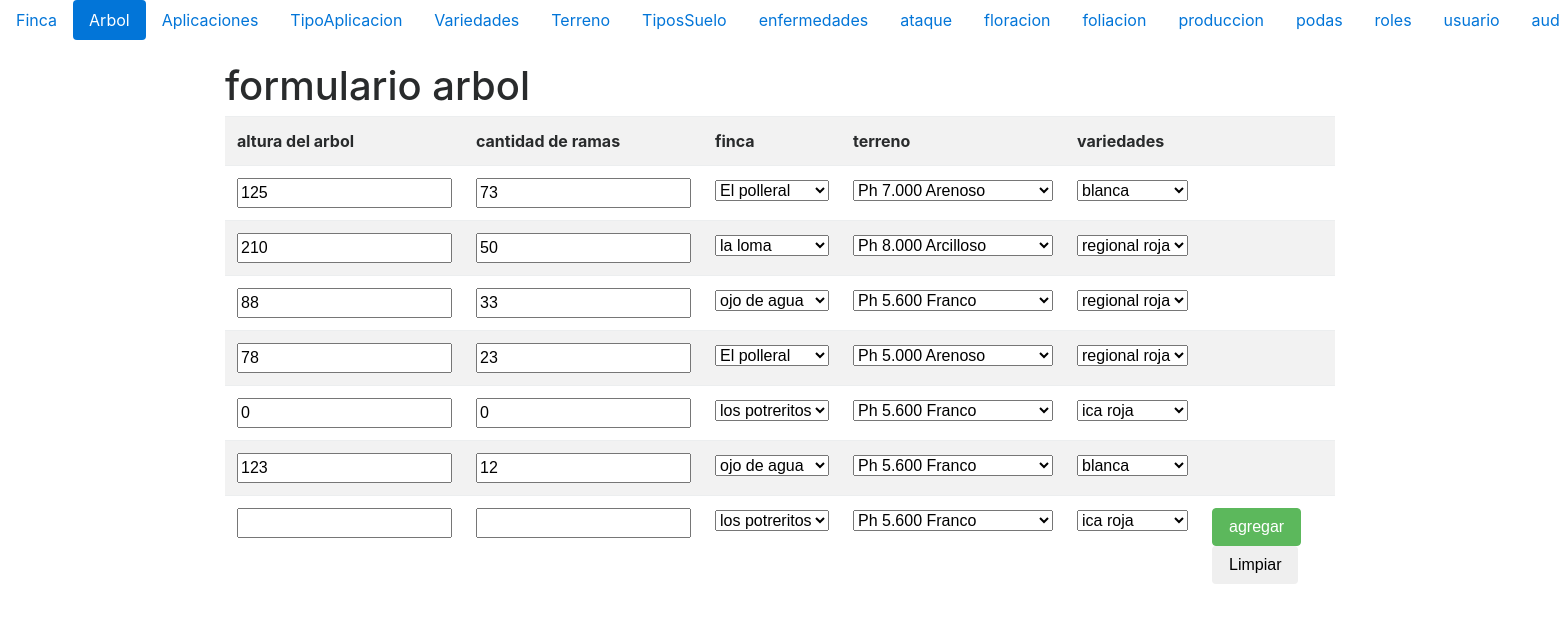
/formularioarbol.php (signed in), run on the app's committed database.
### tables this page shows
CREATE TABLE `arbol` (
  `idarbol` int(11) NOT NULL,
  `alturaarbol` smallint(6) NOT NULL,
  `cantidadderamasarbol` tinyint(4) NOT NULL,
  `idfincaarbol` smallint(3) NOT NULL,
  `idterrenoarbol` tinyint(3) NOT NULL,
  `idvariedadesarbol` tinyint(3) NOT NULL
);

CREATE TABLE `finca` (
  `idfinca` smallint(3) NOT NULL,
  `areafinca` mediumint(3) NOT NULL,
  `msnmfinca` smallint(3) NOT NULL,
  `nombrefinca` varchar(60) NOT NULL,
  `ubicacionfinca` point NOT NULL,
  `propietariofinca` varchar(60) NOT NULL
);

CREATE TABLE `variedades` (
  `idvariedades` tinyint(3) NOT NULL,
  `nombrevariedades` varchar(70) NOT NULL
);

### arbol.php (called while the page is built, shortened)
<?php
  class arbol {
      private $_conexion;
      private $_paginacion =10;
      function __construct ($conexion,$idarbol,$alturaarbol,$cantidadderamasarbol,$idfincaarbol,$idterrenoarbol,$idvariedadesarbol){
          $this->_conexion=$conexion;
        }
    function getRol($idusuario){
        $roles=mysqli_query($this->_conexion, "SELECT ".static::class."roles AS elpermiso FROM roles WHERE idRoles IN(SELECT idrolUsuario FROM usuario WHERE idusuario =$idusuario)") or die (mysqli_error($this->_conexion));
        $unregistro=mysqli_fetch_array($roles);
        return $unregistro['elpermiso'];
    }
    function listar ($pagina){
        if ($pagina<=0){
            $listado=mysqli_query($this->_conexion,"SELECT * FROM arbol ORDER BY idarbol") or die (mysqli_error($this->_conexion));
        }else{
            $paginacionMax = $pagina *$this->_paginacion;
            $paginacionMin = $paginacionMax - $this->_paginacion;
            $listado=mysqli_query($this->_conexion,"SELECT* FROM arbol ORDER BY idarbol LIMIT $paginacionMin, $paginacionMax") or die (mysqli_error($this->conexion));
        }
        return $listado;
    }
  }
 ?>

### finca.php (called while the page is built, shortened)
<?php
  class finca {
      private $_conexion;
      function __construct ($conexion,$idfinca,$areafinca,$msnmfinca,$nombrefinca,$ubicacionfinca,$propietariofinca){
          $this->_conexion=$conexion;
      }
    function listar ($pagina){
        if ($pagina<=0){
            $listado=mysqli_query($this->_conexion,"SELECT idfinca, areafinca, msnmfinca, nombrefinca, ST_AsText(ubicacionfinca) AS ubicacionfinca, propietariofinca FROM finca ORDER BY idfinca") or die (mysqli_error($this->_conexion));
        }
        return $listado;
    }
 }
 ?>

### terreno.php (called while the page is built, shortened)
<?php
  class terreno {
      private $_conexion;
      private $_paginacion =10;
      function __construct ($conexion,$idterreno,$presentaerocion,$phterreno,$idtiposuelo){
          $this->_conexion=$conexion;
      }
    function listar ($pagina){
        if ($pagina<=0){
            $listado=mysqli_query($this->_conexion,"SELECT * FROM terreno INNER JOIN tiposuelos ON idtiposuelo = idtiposuelos ORDER BY idterreno") or die (mysqli_error($this->_conexion));
        }else{
            $paginacionMax = $pagina *$this->_paginacion;
            $paginacionMin = $paginacionMax - $this->_paginacion;
            $listado=mysqli_query($this->_conexion,"SELECT* FROM terreno ORDER BY idterreno LIMIT $paginacionMin, $paginacionMax") or die (mysqli_error($this->conexion));
        }
        return $listado;
    }
 }
 ?>

### variedades.php (called while the page is built, shortened)
<?php
  class variedades {
      private $_conexion;
      private $_paginacion =10;
      function __construct ($conexion,$idvariedades,$nombrevariedades){
          $this->_conexion=$conexion;
        }
    function listar ($pagina){
        if ($pagina<=0){
            $listado=mysqli_query($this->_conexion,"SELECT * FROM variedades ORDER BY idvariedades") or die (mysqli_error($this->_conexion));
        }else{
            $paginacionMax = $pagina *$this->_paginacion;
            $paginacionMin = $paginacionMax - $this->_paginacion;
            $listado=mysqli_query($this->_conexion,"SELECT* FROM variedades ORDER BY idvariedades LIMIT $paginacionMin, $paginacionMax") or die (mysqli_error($this->conexion));
        }
        return $listado;
    }
  }
 ?>

### formularioarbol.php (the view, shortened to what this page needs)
<!DOCTYPE html>
 <?php
   if (isset($_SESSION['id'])){
?>
<html>
<head>
    <link rel="stylesheet" href="css/bootstrap.min.css">
      <link href="https://maxcdn.bootstrapcdn.com/font-awesome/4.7.0/css/font-awesome.min.css" rel="stylesheet">
    </head>
    <body>
<?php
   include_once("menu.php");
    $pagina = isset($_GET['pag'])?$_GET['pag']:1;
?>
<div class="container">
<header>
    <h1>formulario arbol</h1>
</header>
            <table class="table table-striped">
            <tbody>
                <tr>
                <th scope="col">altura del arbol</th>
                    <th scope="col">cantidad de ramas</th>
                    <th scope="col">finca</th>
                    <th scope="col">terreno</th>
                     <th scope="col">variedades</th>
                <th scope="col"></th>
                </tr>
<?php
$objetoconexion = new conexion();
$conexion =$objetoconexion->conectar();
include_once("../modelo/arbol.php");
$objetoarbol = new arbol ($conexion,0,'alturaarbol','cantidadderamasarbol','idfincaarbol','idterrenoarbol','idvariedades');
$listaarboles = $objetoarbol->listar($pagina);
$permiso = $objetoarbol->getRol($_SESSION['id']);
include_once("../modelo/variedades.php");
$objetovariedades = new variedades($conexion,0,'nombrevariedades');
$listavariedadess = $objetovariedades->listar(0);
include_once("../modelo/terreno.php");
$objetoterreno = new terreno($conexion,0,'presentaerocion','ph','idtiposuelos');
$listaterrenos = $objetoterreno->listar(0);
include_once("../modelo/finca.php");
$objetofinca = new finca($conexion,0,'area','msnm','nombre','ubicacion','propietario');
$listafincas = $objetofinca->listar(0);
if (stripos($permiso,"r")!==false){
    while($unregistro =mysqli_fetch_array($listaarboles)){
            echo '<tr><form id="fmodificararbol'.$unregistro["idarbol"].'" action="../controlador/controladorarbol.php" method="post">';
            echo '<td><input type="hidden"      name="fidarbol"             value="'.$unregistro['idarbol'].'">';
            echo '    <input type="text"        name="falturaarbol"         value="'.$unregistro['alturaarbol'].'"></td>';
            echo '<td><input type="text"        name="fcantidadderamasarbol" value="'.$unregistro['cantidadderamasarbol'].'"></td>';
            echo '<td><select name="fidfincaarbol">';
        while($fincaregistro =mysqli_fetch_array($listafincas)){
            echo "<option value=".$fincaregistro['idfinca']."";
            if ($unregistro['idfincaarbol'] == $fincaregistro['idfinca']){
                echo " selected ";
            }
            echo ">{$fincaregistro['nombrefinca']}</option>";
        }
            mysqli_data_seek($listafincas,0);
            echo '</select></td>';
            echo '<td><select  name="fidterrenoarbol">';
        while($terrenoregistro =mysqli_fetch_array($listaterrenos)){
            echo "<option value=".$terrenoregistro['idterreno']."";
            if ($unregistro['idterrenoarbol'] == $terrenoregistro['idterreno']){
                echo " selected ";
            }
            echo ">Ph {$terrenoregistro['phterreno']} {$terrenoregistro['nombrestiposuelos']}</option>";
        }
            mysqli_data_seek($listaterrenos,0);
            echo '</select></td>';
            echo '<td><select name="fidvariedadesarbol">';
        while($variedadregistro =mysqli_fetch_array($listavariedadess)){
            echo "<option value=".$variedadregistro['idvariedades']."";
            if ($unregistro['idvariedadesarbol'] == $variedadregistro['idvariedades']){
                echo " selected ";
            }
            echo ">{$variedadregistro['nombrevariedades']}</option>";
        }
            mysqli_data_seek($listavariedadess,0);
            echo '</select></td>';
            echo '<td>';
            echo '</form></tr>';
    }
}
?>
<?php
    if (stripos($permiso,"c")!==false){
?>
<tr><form id="fingresartipoaplicacion" action="../controlador/controladorarbol.php" method="post">
<td><input type="hidden" name="fidarbol" value="0">
    <input type="text" name="falturaarbol"></td>
<td><input type="text" name="fcantidadderamasarbol"></td>
<td><select name="fidfincaarbol">
<?php
       while($fincaregistro =mysqli_fetch_array($listafincas)){
           echo "<option value=".$fincaregistro['idfinca'].">{$fincaregistro['nombrefinca']}</option>";
       }
    ?>
    </select>
    </td>
<td><select name="fidterrenoarbol">
<?php
       while($terrenoregistro =mysqli_fetch_array($listaterrenos)){
           echo "<option value=".$terrenoregistro['idterreno'].">Ph {$terrenoregistro['phterreno']} {$terrenoregistro['nombrestiposuelos']}</option>";
       }
    ?>
    </select>
    </td>
<td><select name="fidvariedadesarbol">
<?php
       while($variedadregistro =mysqli_fetch_array($listavariedadess)){
           echo "<option value=".$variedadregistro['idvariedades'].">{$variedadregistro['nombrevariedades']}</option>";
       }
    ?>
    </select>
    </td>
<td><button type="submit" class="btn btn-success" name="fenviar" value="ingresar">agregar</button>
<button type="reset" class="btn" name="fenviar" value="limpiar">Limpiar</button></td>
</form> </tr>
<?php
   }
?>
</tbody>
</table>
</div>
</body>
</html>
<?php
}else{
       header("location:../index.php");
   }
?>

### data on the page
arbol: falturaarbol "125", fcantidadderamasarbol "73", fidfincaarbol "El polleral", fidterrenoarbol "Ph 7.000 Arenoso", fidvariedadesarbol "blanca"
arbol: falturaarbol "210", fcantidadderamasarbol "50", fidfincaarbol "la loma", fidterrenoarbol "Ph 8.000 Arcilloso", fidvariedadesarbol "regional roja"
arbol: falturaarbol "88", fcantidadderamasarbol "33", fidfincaarbol "ojo de agua", fidterrenoarbol "Ph 5.600 Franco", fidvariedadesarbol "regional roja"
arbol: falturaarbol "78", fcantidadderamasarbol "23", fidfincaarbol "El polleral", fidterrenoarbol "Ph 5.000 Arenoso", fidvariedadesarbol "regional roja"
arbol: falturaarbol "0", fcantidadderamasarbol "0", fidfincaarbol "los potreritos", fidterrenoarbol "Ph 5.600 Franco", fidvariedadesarbol "ica roja"
arbol: falturaarbol "123", fcantidadderamasarbol "12", fidfincaarbol "ojo de agua", fidterrenoarbol "Ph 5.600 Franco", fidvariedadesarbol "blanca"

### other printed values
form field fidfincaarbol "los potreritos"
form field fidvariedadesarbol "ica roja"
